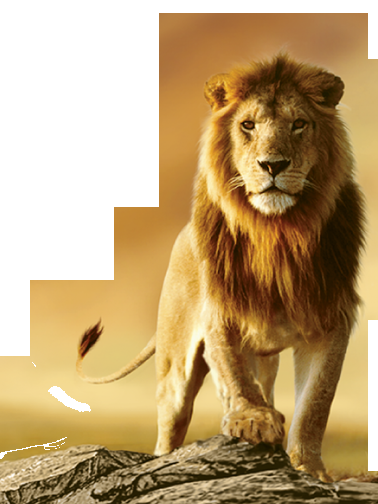
#> input picture Lion.png, 378 x 504 px, found by its file name; its folder holds 2 pictures in this run
$ jupyter execute --allow-errors Image_clustering_Kmeans.ipynb   (shell and % lines are left out)
#> lines starting #> are read from the running program, lines starting #| are printed output that depends on the picture; pictures that were not available may be replaced by others from this repository, and a replacement may not be noted
[cell 1]
import cv2
import numpy as np
import os
import matplotlib.pyplot as plt

[cell 2]
os.chdir("C:\\Users\\adity\\Documents\\Python_scripts\\Deep_Learning_Scrips\CNN_CV\\Images")

[cell 3]
def get_image(path):
#> called with path = '_only\\1\\Lion.png'
    im=cv2.imread(path)
#> im is the input picture: shape (504, 378, 3); mean B, G, R 118.9, 162.7, 189.9
    im=cv2.cvtColor(im,cv2.COLOR_BGR2GRAY)
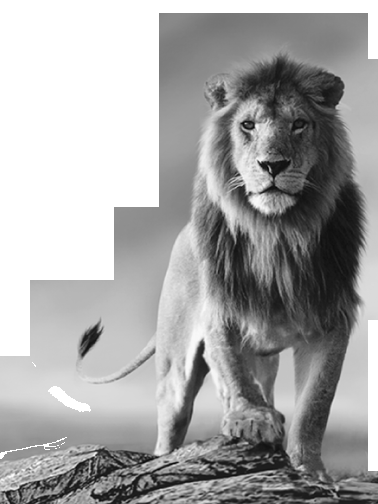
#> im: shape (504, 378); min 6, max 255, mean 165.9
    im=cv2.resize(im,(90,135),cv2.INTER_LINEAR)
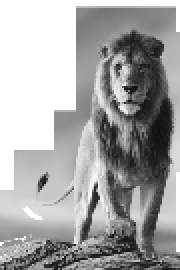
#> im: shape (135, 90) (shown 2 times larger); min 16, max 255, mean 165.7
    i=im[0:100,:]
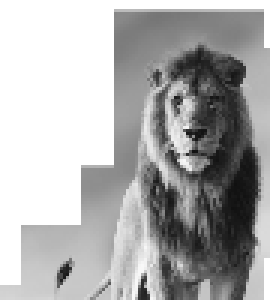
#> i: shape (100, 90) (shown 3 times larger); min 16, max 255, mean 173
    return i

[cell 4]
labels=[]
images=[]

[cell 5]
for i in ['1','2','3','4']:
    for p in enumerate(os.listdir(os.getcwd()+"\\"+i)):
        images.append(get_image(os.getcwd()+'\\'+i+'\\'+p[1]))
        labels.append(i)

[cell 6]
len(images)

[cell 7]
x_train=np.array(images)
x_train.shape
#> Out = (4, 100, 90)
